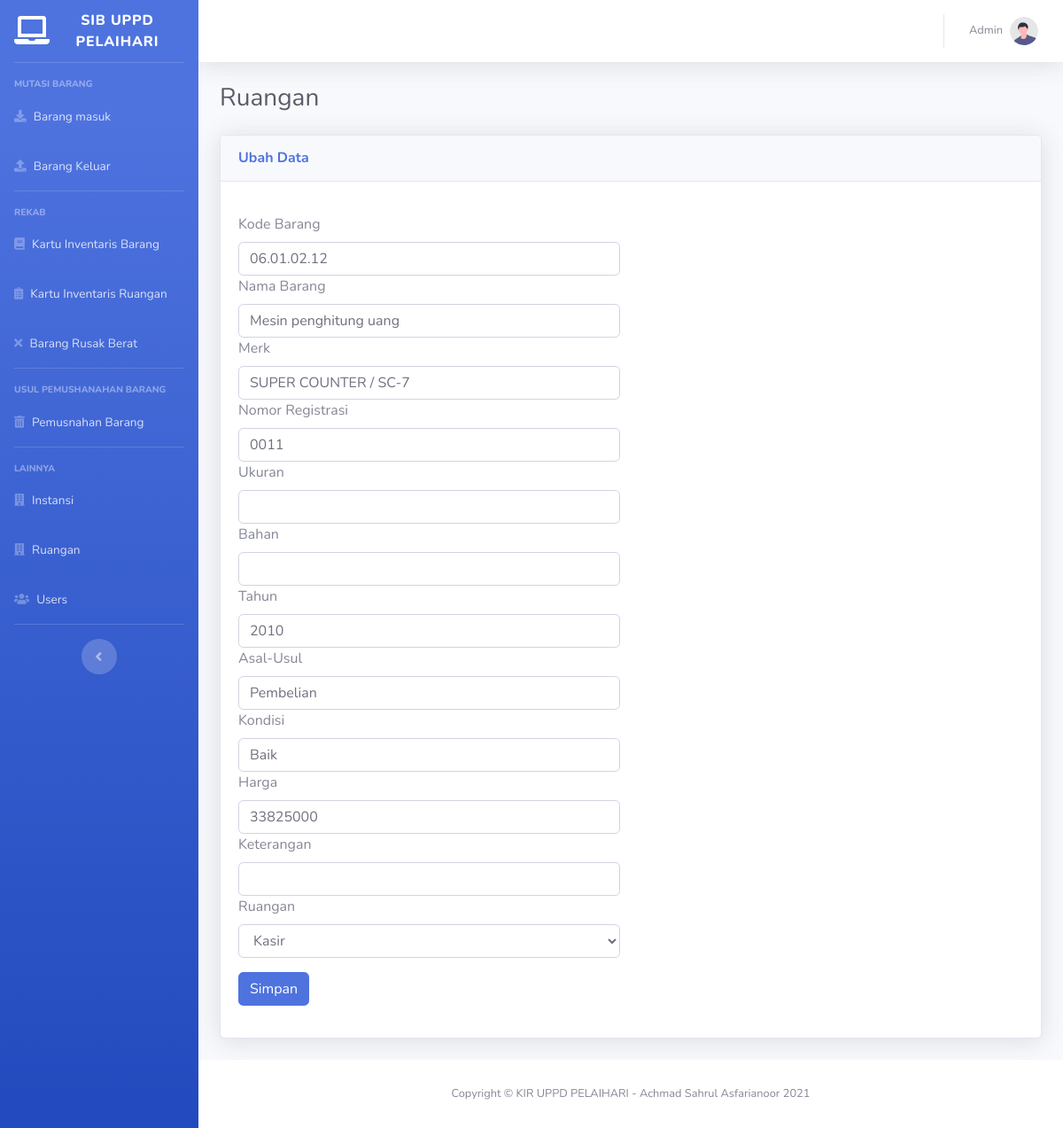
Screenshot of /dashboard/ubah/00001 with the database file from the repository.
### tables this page shows
CREATE TABLE `tb_inventaris` (
  `id_barang` varchar(5) NOT NULL,
  `kode_barang` varchar(11) NOT NULL,
  `nama_barang` varchar(70) DEFAULT NULL,
  `merk` varchar(50) NOT NULL,
  `nomor_registrasi` varchar(4) DEFAULT NULL,
  `ukuran` varchar(10) NOT NULL,
  `bahan` varchar(30) NOT NULL,
  `tahun_pembelian` varchar(4) DEFAULT NULL,
  `asal_usul` varchar(15) NOT NULL,
  `kondisi` varchar(15) DEFAULT NULL,
  `harga` int(15) DEFAULT NULL,
  `keterangan` varchar(30) NOT NULL,
  `id_ruangan` int(5) NOT NULL
);

CREATE TABLE `tb_ruangan` (
  `id_ruangan` int(5) NOT NULL,
  `nama_ruangan` varchar(50) NOT NULL
);

### application/controllers/Dashboard.php (called while the page is built, shortened)
<?php
	class Dashboard extends CI_Controller{
		function __construct()
		{
			$this->load->model(array('dashboard_model', 'ruangan_model'));
		}
		public function ubah($id){
			if(isset($_POST['ubah'])){
				$this->dashboard_model->update_data($id);
				redirect('dashboard');
			}else{
				$data['dashboard'] = $this->dashboard_model->get_lihat_dashboard($id);
				$data['ruangan'] = $this->ruangan_model->get_data();
				$this->load->view('template/sidebar');
				$this->load->view('template/header');
				$this->load->view('dashboard/update_data', $data);
				$this->load->view('template/footer');
			}
		}
	}

### index.php (called while the page is built, shortened)
<?php
require_once BASEPATH.'core/CodeIgniter.php';

### application/models/Dashboard_model.php (called while the page is built, shortened)
<?php
	class Dashboard_model extends CI_Model{
	public function get_lihat_dashboard($id_barang='')
    {
        if ($id_barang==''){
            return $this->db->query("SELECT tb_inventaris.id_barang, tb_inventaris.kode_barang,tb_inventaris.nama_barang,tb_inventaris.merk,tb_inventaris.nomor_registrasi,tb_inventaris.ukuran,tb_inventaris.bahan,tb_inventaris.tahun_pembelian,tb_inventaris.asal_usul,tb_inventaris.kondisi,tb_inventaris.harga,tb_inventaris.keterangan,tb_ruangan.id_ruangan,tb_ruangan.nama_ruangan FROM tb_ruangan join tb_inventaris ON tb_ruangan.id_ruangan=tb_inventaris.id_ruangan")->result_array();
        }else {
            return $this->db->query("SELECT tb_inventaris.id_barang, tb_inventaris.kode_barang,tb_inventaris.nama_barang,tb_inventaris.merk,tb_inventaris.nomor_registrasi,tb_inventaris.ukuran,tb_inventaris.bahan,tb_inventaris.tahun_pembelian,tb_inventaris.asal_usul,tb_inventaris.kondisi,tb_inventaris.harga,tb_inventaris.keterangan,tb_ruangan.id_ruangan,tb_ruangan.nama_ruangan FROM tb_ruangan join tb_inventaris ON tb_ruangan.id_ruangan=tb_inventaris.id_ruangan where id_barang='$id_barang'")->row_array();
        }
    }
	}

### application/views/dashboard/update_data.php (the view, shortened to what this page needs)
               <div class="container-fluid">
                   <div class="d-sm-flex align-items-center justify-content-between mb-4">
                        <h1 class="h3 mb-0 text-gray-800">Ruangan</h1>
                    </div>
 <div class="card shadow mb-4">
     <div class="card-header py-3">
         <h6 class="m-0 font-weight-bold text-primary">Ubah Data</h6>
     </div>
     <div class="card-body">
     <div class="row">
			<div class="col-md-6">
				<div class="panel panel-primary">
					<div class="panel-body">
						<form action="" method="post" class="mt-3">
							<div class="form-group">
								<label for="nama">Kode Barang</label>
								<input type="text" autocomplete="off" name="kode_barang" class="form-control" value="<?php echo $dashboard['kode_barang']?>">
								<label for="nama">Nama Barang</label>
								<input type="text" autocomplete="off" name="nama_barang" class="form-control" value="<?php echo $dashboard['nama_barang']?>">
								<label for="nama">Merk</label>
								<input type="text" autocomplete="off" name="merk" class="form-control" value="<?php echo $dashboard['merk']?>">
								<label for="nama">Nomor Registrasi</label>
								<input type="text" autocomplete="off" name="nomor_registrasi" class="form-control" value="<?php echo $dashboard['nomor_registrasi']?>">
								<label for="nama">Ukuran</label>
								<input type="text" autocomplete="off" name="ukuran" class="form-control" value="<?php echo $dashboard['ukuran']?>">
								<label for="nama">Bahan</label>
								<input type="text" autocomplete="off" name="bahan" class="form-control" value="<?php echo $dashboard['bahan']?>">
								<label for="nama">Tahun</label>
								<input type="text" autocomplete="off" name="tahun_pembelian" class="form-control" value="<?php echo $dashboard['tahun_pembelian']?>">
								<label for="nama">Asal-Usul</label>
								<input type="text" autocomplete="off" name="asal_usul" class="form-control" value="<?php echo $dashboard['asal_usul']?>">
								<label for="nama">Kondisi</label>
								<input type="text" autocomplete="off" name="kondisi" class="form-control" value="<?php echo $dashboard['kondisi']?>">
								<label for="nama">Harga</label>
								<input type="text" autocomplete="off" name="harga" class="form-control" value="<?php echo $dashboard['harga']?>">
								<label for="nama">Keterangan</label>
								<input type="text" autocomplete="off" name="keterangan" class="form-control" value="<?php echo $dashboard['keterangan']?>">
								<label for="nama">Ruangan</label>
								<select name="ruangan"  class="form-control">
									<option value="<?php echo $dashboard['id_ruangan']?>"><?php echo $dashboard['nama_ruangan']?></option>
								</select>
							</div>
							<div class="form-group">
								<button type="submit" name="ubah" class="btn btn-primary">Simpan
								</button>
							</div>
						</form>
					</div>
				</div>
			</div>
		</div>
     </div>
 </div>
</div>
</div>

### rows the page displays
tb_inventaris: kode_barang "06.01.02.12", nama_barang "Mesin penghitung uang", merk "SUPER COUNTER / SC-7", nomor_registrasi "0011", tahun_pembelian "2010", asal_usul "Pembelian", kondisi "Baik", harga "33825000", ruangan "Kasir"
